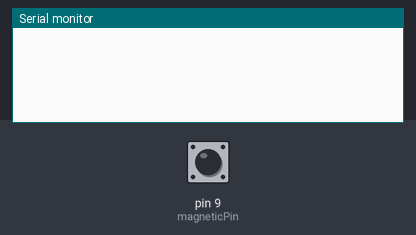
Simulated run of this sketch. Board: Arduino Uno, built with avr-gcc and run on an emulated ATmega328P. Parts: the last lines printed to the serial monitor. Inputs (shaded band) come from the test bench; at power-on: pin 9 (magneticPin) HIGH.

Above: at 1.2 s.
1.3 s: pin 9 (magneticPin) pulled LOW for 0.25 s
At 2.7 s:
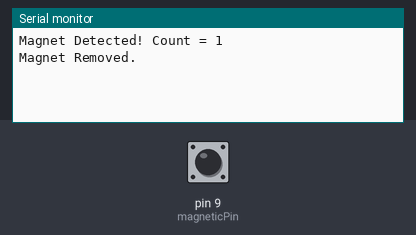
3.1 s: pin 9 (magneticPin) pulled LOW for 1 s
At 3.9 s:
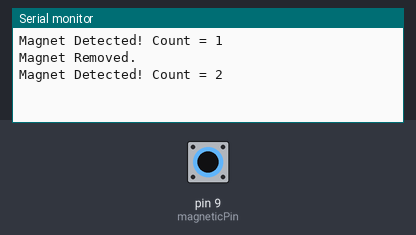
5.6 s: pin 9 (magneticPin) pulled LOW for 0.25 s
At 7.3 s:
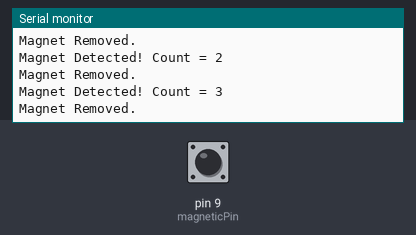

Measured:
- after the input at 1.3 s, the serial monitor: prints a new line after 0.10 s (image 1)
- after the input at 3.1 s, the serial monitor: prints a new line after 0.10 s (image 2)
- after the input at 5.6 s, the serial monitor: prints a new line at once (image 3)

The sketch:

magnetStartCode.ino
```cpp
const int magneticPin = 9;
int count = 0;
bool magnetDetected = false;

void setup() {
  Serial.begin(9600);
  pinMode(magneticPin, INPUT_PULLUP);
}

void loop() {
  int state = digitalRead(magneticPin);

  if (state == LOW && !magnetDetected) {
    magnetDetected = true;
    count++;
    Serial.print("Magnet Detected! Count = ");
    Serial.println(count);
  }


  if (state == HIGH && magnetDetected) {
    magnetDetected = false;
    Serial.println("Magnet Removed.");
  }

  delay(200);
}
```
